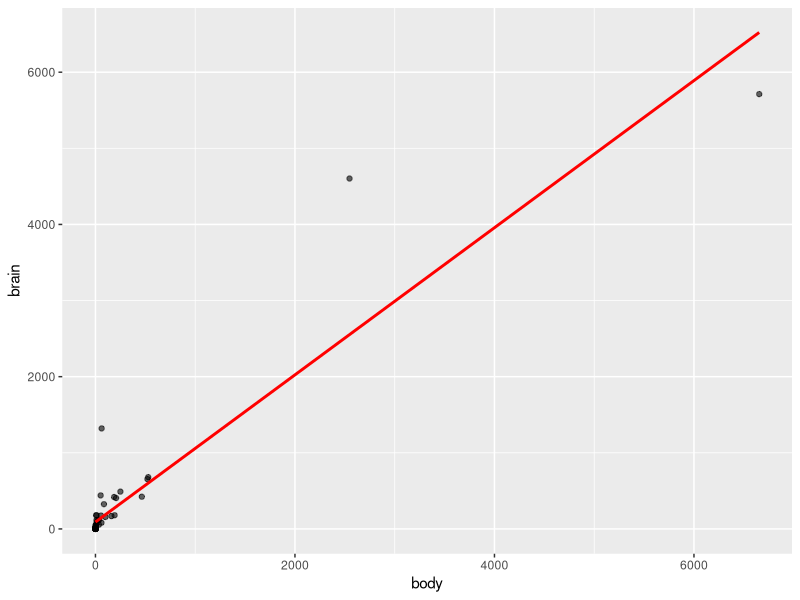
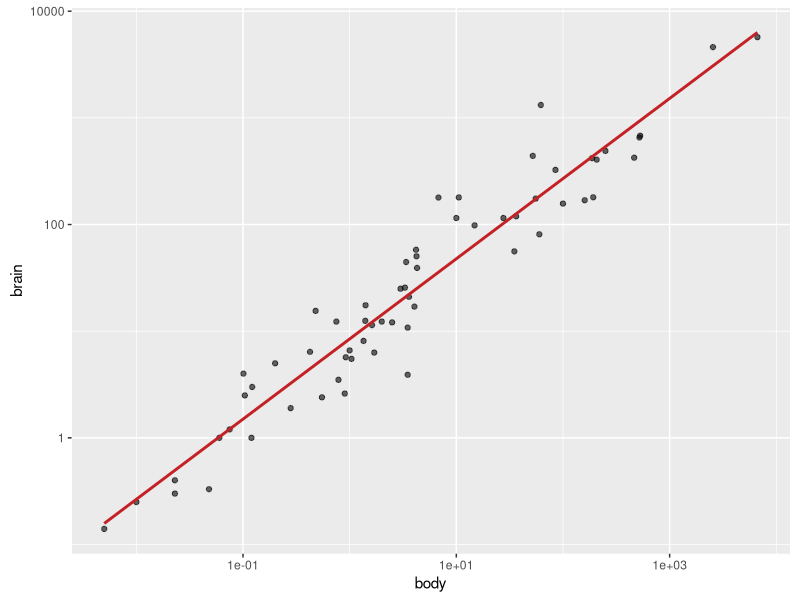
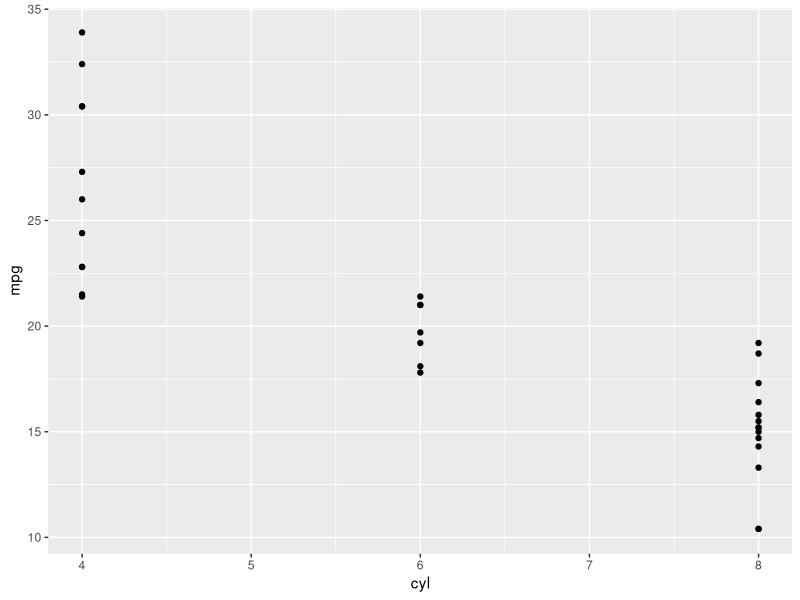
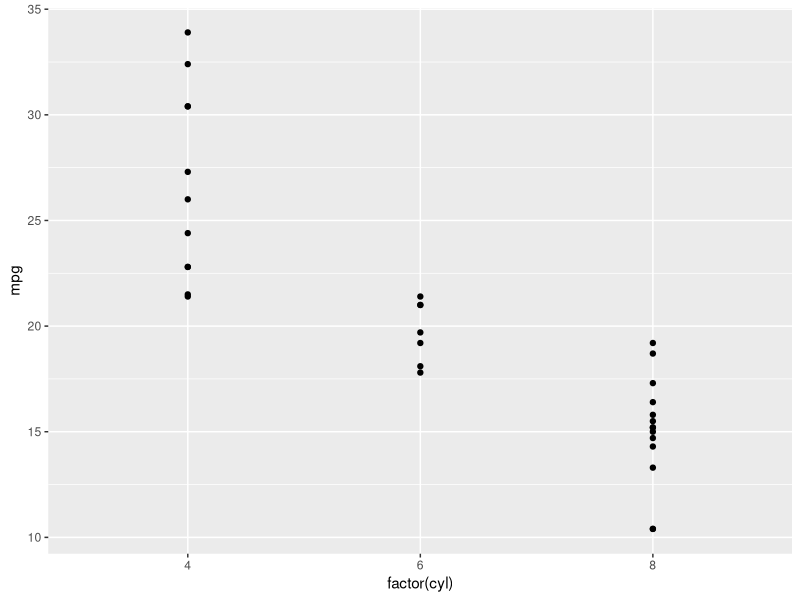
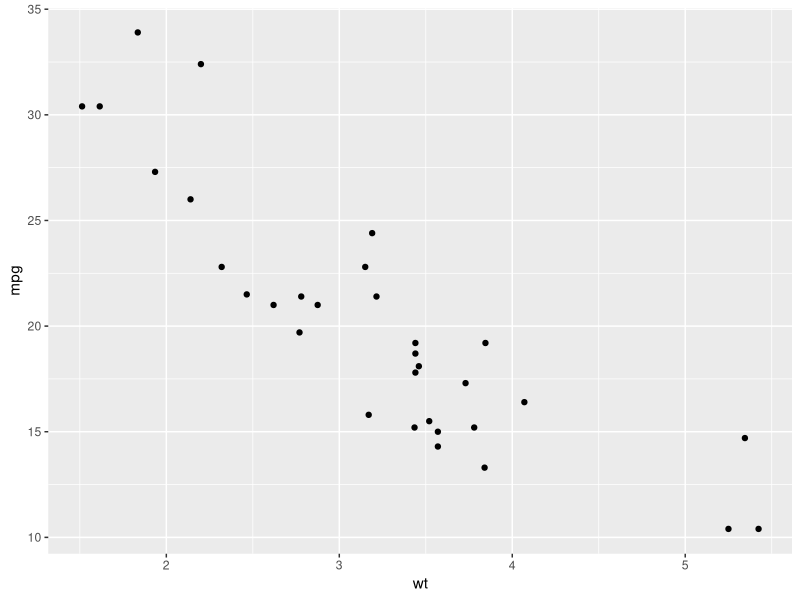
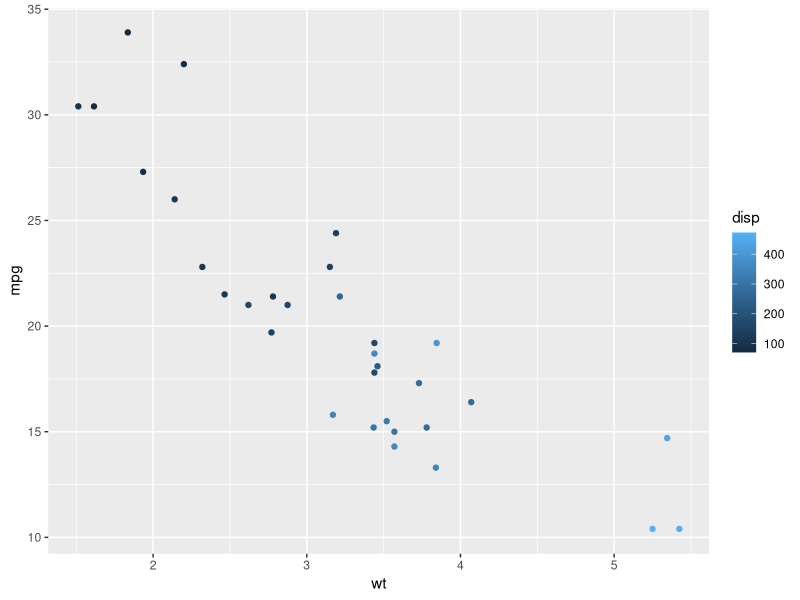
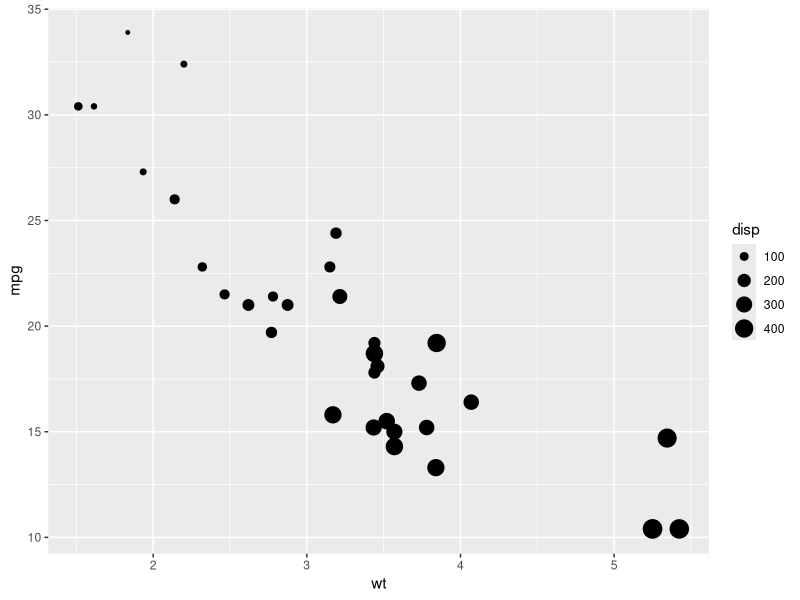
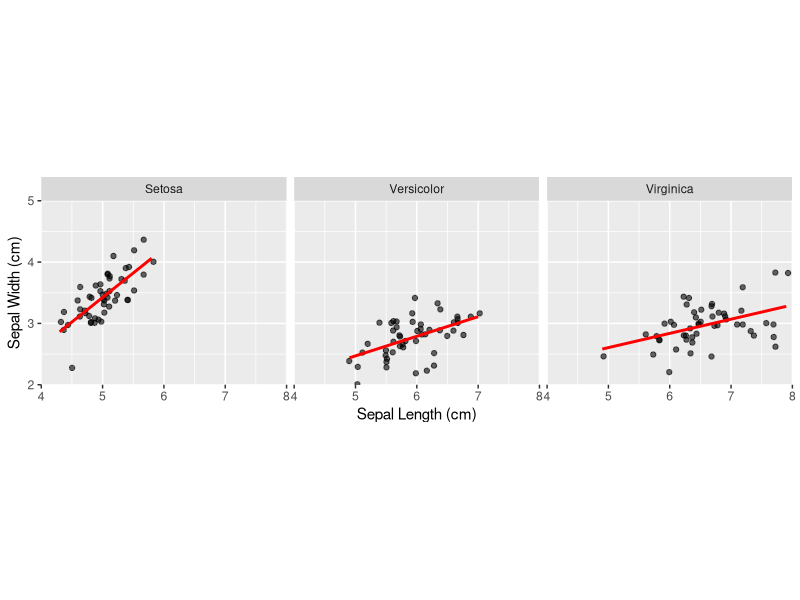

Recreate these plots in R, in order. (Note: this script raises an error after producing the figures.)
## ---- chunk 1
library(MASS)
library(ggplot2)
ggplot(mammals, aes(x = body, y = brain)) +
        geom_point(alpha = 0.6) +
        stat_smooth(method = "lm",
                    col = "red",
                    se = FALSE)
#the line above is a poor fit
#use log to get a better line
ggplot(mammals, aes(x = body, y = brain)) +
        geom_point(alpha = 0.6) +
        coord_fixed() + 
        scale_x_log10() +
        scale_y_log10() +
        stat_smooth(method = "lm",
                    col = "#C42126",
                    se = FALSE,
                    size = 1)

## ---- chunk 2
# Load the ggplot2 package
library(ggplot2)

# Explore the mtcars data frame with str()
str(mtcars)

# Execute the following command
ggplot(mtcars, aes(x = cyl, y = mpg)) +
  geom_point()

## ---- chunk 3
# Load the ggplot2 package
library(ggplot2)

# Change the command below so that cyl is treated as factor
ggplot(mtcars, aes(x = factor(cyl), y = mpg)) +
  geom_point()

## ---- chunk 4
library(ggplot2)
# A scatter plot has been made for you
ggplot(mtcars, aes(x = wt, y = mpg)) +
  geom_point()

# Replace ___ with the correct column
ggplot(mtcars, 
       aes(x = wt, 
           y = mpg, 
           color = disp)) +
  geom_point()

# Replace ___ with the correct column
ggplot(mtcars, 
       aes(x = wt, 
           y = mpg, 
           size = disp)) +
  geom_point()

#Understanding Variables
#In the previous exercise you saw that disp can be mapped onto a color gradient or onto a continuous size scale.

#Another argument of aes() is the shape of the points. There are a finite number of shapes which ggplot() can automatically assign to the points. However, if you try this command in the console to the right:

#ggplot(mtcars, aes(x = wt, y = mpg, shape = disp)) +
#  geom_point()

#It gives an error. What does this mean?
#The error message 'A continuous variable can not be mapped to shape', means that shape doesn't exist on a continuous scale here.
## ---- chunk 5
levels(iris$Species) <- c("Setosa", "Versicolor", "Virginica")
#data
ggplot(iris,
       #Now aesthetics
       aes(x = Sepal.Length,
           y = Sepal.Width)) +
        #then geometries
        geom_jitter(alpha = 0.6) + 
        #followed by facets
        facet_grid(. ~ Species) +
        #add statistics for understanding
        stat_smooth(method = "lm",
                    se = F,
                    col = "red") +
        #coordinates come last
        scale_y_continuous("Sepal Width (cm)",
                           limits = c(2, 5), 
                           expand = c(0, 0)) +
        scale_x_continuous("Sepal Length (cm)",
                           limits = c(4, 8), 
                           expand = c(0, 0)) +
        coord_equal()
#use themes to add production quality details

## ---- chunk 6
# Explore the diamonds data frame with str()
str(diamonds)

# Add geom_point() with +
ggplot(diamonds, aes(x = carat, y = price)) +
        geom_point()


# Add geom_point() and geom_smooth() with +
ggplot(diamonds, aes(x = carat, y = price)) +
        geom_point() +
        geom_smooth()

#Lovely layering! If you had executed the command without adding a +, it would produce an error message 'No layers in plot' because you are missing the third essential layer - the geom layer.
## ---- chunk 7
# 1 - The plot you created in the previous exercise
ggplot(diamonds, aes(x = carat, y = price)) +
  geom_point() +
  geom_smooth()

# 2 - Copy the above command but show only the smooth line
ggplot(diamonds, aes(x = carat, y = price)) +
    geom_smooth()


# 3 - Copy the above command and assign the correct value to col in aes()
ggplot(diamonds, aes(x = carat, y = price,
                     color = clarity)) +
    geom_smooth()


# 4 - Keep the color settings from previous command. Plot only the points with argument alpha.
ggplot(diamonds, aes(x = carat, y = price,
                     color = clarity)) +
        geom_point(alpha = 0.4)
## ---- chunk 8
# Create the object containing the data and aes layers: dia_plot
dia_plot <- ggplot(diamonds, 
                   aes(x = carat, 
                       y = price)
)

# Add a geom layer with + and geom_point()
dia_plot + 
        geom_point()

# Add the same geom layer, but with aes() inside
dia_plot + 
        geom_point(aes(color = clarity))


## ---- chunk 9
# 1 - The dia_plot object has been created for you
dia_plot <- ggplot(diamonds, aes(x = carat, y = price))

# 2 - Expand dia_plot by adding geom_point() with alpha set to 0.2
dia_plot <- dia_plot + geom_point(alpha = 0.2)

# 3 - Plot dia_plot with additional geom_smooth() with se set to FALSE
dia_plot + geom_smooth(se = FALSE)

# 4 - Copy the command from above and add aes() with the correct mapping to geom_smooth()
dia_plot + geom_smooth(aes(col = clarity), se = FALSE)
## ---- chunk 10
iris <- iris[c(5, 1:4)]
str(iris)

plot(iris$Sepal.Length, iris$Sepal.Width)
points(iris$Petal.Length, iris$Petal.Width, col = "red")

ggplot(iris,
       aes(x = Sepal.Length,
           y = Sepal.Width)) + 
        geom_point()
#iris is the data layer
#aes is the aesthetic layer
#geom_point is the geometry
## ---- chunk 11
# Plot the correct variables of mtcars
plot(mtcars$wt, mtcars$mpg, col = mtcars$cyl)

# Change cyl inside mtcars to a factor
mtcars$fcyl <- as.factor(mtcars$cyl)

# Make the same plot as in the first instruction
plot(mtcars$wt, mtcars$mpg, col = mtcars$fcyl)

#Recall that under-the-hood, factors are simply integer type vectors, so the colors in the second plot are 1, 2, and 3. In the first plot the colors were 4, 6, and 8.
## ---- chunk 12
# Use lm() to calculate a linear model and save it as carModel
carModel <- lm(mpg ~ wt, data = mtcars)

# Basic plot
mtcars$cyl <- as.factor(mtcars$cyl)
plot(mtcars$wt, mtcars$mpg, col = mtcars$cyl)

# Call abline() with carModel as first argument and set lty to 2
abline(carModel, lty = 2)

# Plot each subset efficiently with lapply
# You don't have to edit this code
plot(mtcars$wt, mtcars$mpg, col = mtcars$cyl)
lapply(mtcars$cyl, function(x) {
  abline(lm(mpg ~ wt, mtcars, subset = (cyl == x)), col = x)
  })

# This code will draw the legend of the plot
# You don't have to edit this code
legend(x = 5, y = 33, legend = levels(mtcars$cyl),
       col = 1:3, pch = 1, bty = "n")
#Notice how the legend had to be set manually. In general, ggplot2 makes it easier to polish plots compared to base graphics.
## ---- chunk 13
# Convert cyl to factor (don't need to change)
mtcars$cyl <- as.factor(mtcars$cyl)

# Example from base R (don't need to change)
plot(mtcars$wt, mtcars$mpg, col = mtcars$cyl)
abline(lm(mpg ~ wt, data = mtcars), lty = 2)
lapply(mtcars$cyl, function(x) {
  abline(lm(mpg ~ wt, mtcars, subset = (cyl == x)), col = x)
  })
legend(x = 5, y = 33, legend = levels(mtcars$cyl),
       col = 1:3, pch = 1, bty = "n")

# Plot 1: add geom_point() to this command to create a scatter plot
ggplot(mtcars, aes(x = wt, y = mpg, col = cyl)) +
  geom_point()  # Fill in using instructions Plot 1

# Plot 2: include the lines of the linear models, per cyl
ggplot(mtcars, aes(x = wt, y = mpg, col = cyl)) +
  geom_point() + # Copy from Plot 1
  geom_smooth(method = "lm", se = FALSE)   # Fill in using instructions Plot 2

# Plot 3: include a lm for the entire dataset in its whole
ggplot(mtcars, aes(x = wt, y = mpg, col = cyl)) +
  geom_point() + # Copy from Plot 2
  geom_smooth(method = "lm", se = FALSE) + # Copy from Plot 2
  geom_smooth(aes(group = 1),
              method = "lm",
              se = FALSE,
              linetype = 2)# Fill in using instructions Plot 3
## ---- chunk 14
#this is not the correct way to do this, just a sample - missing a legend, so it can't be right
ggplot(iris, aes(x = Sepal.Length, y = Sepal.Width)) +
        geom_point() +
        geom_point(aes(x = Petal.Length, y = Petal.Width), col = "red")

## ---- chunk 15
library(tidyverse)
head(iris)
head(iris.petal)
head(iris.sepal)
head(iris.Length1)
iris.petal <- iris %>%
        select(Species, Petal.Width, Petal.Length) %>% 
        gather(Part, Width, Petal.Width) %>% 
        gather(partL, Length, Petal.Length) %>% 
        select(-partL)
iris.petal$Part <- "Petal"
iris.sepal <- iris %>%
        select(Species, Sepal.Width, Sepal.Length) %>% 
        gather(Part, Width, Sepal.Width) %>% 
        gather(partL, Length, Sepal.Length) %>% 
        select(-partL)
iris.sepal$Part <- "Sepal"
iris.wide <- union_all(iris.sepal, iris.petal)

head(iris.wide)
head(iris)

#OR - just ignore flower - it was added for later purposes

iris$flower <- 1:nrow(iris)

iris.wide <- iris %>% 
        gather(key, value, -Species, -flower) %>% 
        separate(key, into = c("Part", "Measure"), "\\.") %>%
        spread(Measure, value)

## ---- chunk 16
#goal is Species, Part, Measure, Value
head(iris)
iris.tidy 
iris.width <- gather(iris, w, Value, Sepal.Width, Petal.Width) %>%
        separate(w, into = c("Part", "Measure"), remove = TRUE) %>% 
        select(Species, Part, Measure, Value)
        
iris.length <- gather(iris, l, Value, Sepal.Length, Petal.Length) %>% 
        separate(l, into = c("Part", "Measure"), remove = TRUE) %>% 
        select(Species, Part, Measure, Value)
        
iris.tidy <- union_all(iris.width, iris.length)

# or

iris.tidy <- iris %>%
        gather(key, value, -Species) %>%
        separate(key, c("Part", "Measure"))
## ---- chunk 17

# Consider the structure of iris, iris.wide and iris.tidy (in that order)
str(iris)
str(iris.wide)
str(iris.tidy)



# Think about which dataset you would use to get the plot shown right
# Fill in the ___ to produce the plot given to the right
ggplot(iris.tidy, aes(x = Species, y = Value, col = Part)) +
  geom_jitter() +
  facet_grid(. ~ Measure)

## ---- chunk 18

# Load the tidyr package
library(tidyr)
head(iris)
# Fill in the ___ to produce to the correct iris.tidy dataset
iris.tidy <- iris %>%
  gather(key, Value, -Species) %>%
  separate(key, c("Part", "Measure"), "\\.")
head(iris.tidy)
## ---- chunk 19

# The 3 data frames (iris, iris.wide and iris.tidy) are available in your environment
# Execute head() on iris, iris.wide and iris.tidy (in that order)
head(iris)
head(iris.wide)
head(iris.tidy)

# Think about which dataset you would use to get the plot shown right
# Fill in the ___ to produce the plot given to the right
ggplot(iris.wide, aes(x = Length, y = Width, color = Part)) +
  geom_jitter() +
  facet_grid(. ~ Species)
